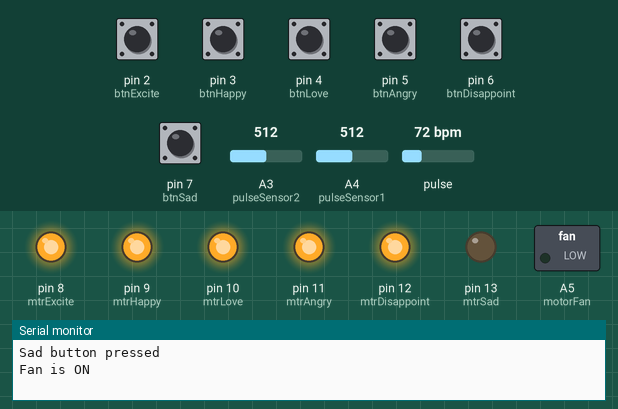
Recording of a sketch running on a simulated Arduino Uno, built with avr-gcc and run on an emulated ATmega328P. Parts: switched loads named in the sketch (green lamp = pin HIGH), output pins drawn as LEDs (lit = HIGH), the last lines printed to the serial monitor. The test bench sets the inputs (shaded band); at power-on: pin 2 (btnExcite), pin 3 (btnHappy), pin 4 (btnLove), pin 5 (btnAngry), pin 6 (btnDisappoint), pin 7 (btnSad) HIGH, A3 (pulseSensor2) = 512, A4 (pulseSensor1) = 512, pulse 72 bpm.

Above: at 1.2 s.
1.3 s: pin 5 (btnAngry) pulled LOW for 3 s
At 4.4 s:
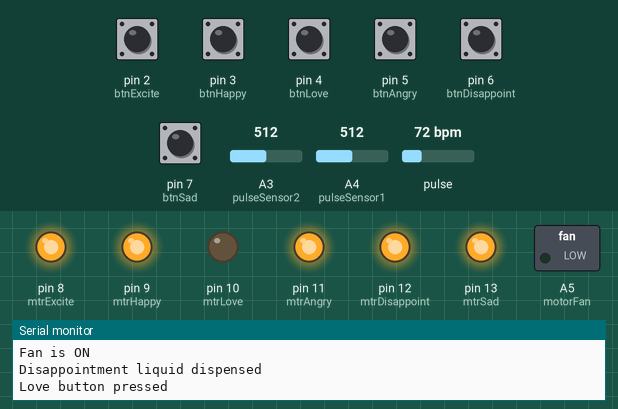
At 7.1 s:
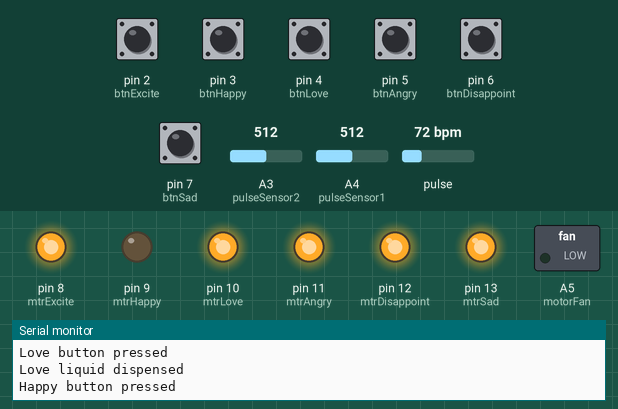
Timing chart, 0 to 39.5 s (numbered marks = the images above; inputs shaded):
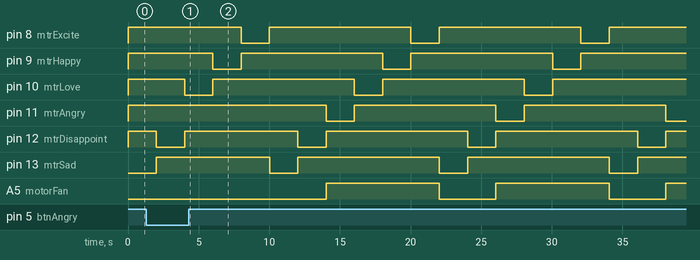

The sketch:

Data_Romantics.ino
```cpp
#define USE_ARDUINO_INTERRUPTS true
#include <PulseSensorPlayground.h>

PulseSensorPlayground pulseSensor;

int btnExcite = 2;
int btnHappy = 3;
int btnLove = 4;
int btnAngry = 5;
int btnDisappoint = 6;
int btnSad = 7;

int mtrExcite = 8;
int mtrHappy = 9;
int mtrLove = 10;
int mtrAngry = 11;
int mtrDisappoint = 12;
int mtrSad = 13;

int motorFan = A5;

int pulseSensor1 = A4;
int pulseSensor2 = A3;

int heart1;        // incoming raw data (signal value range 0-1024)
int heart2;
int threshold = 550;  // signal data to count as 'heart beat'


void setup() {

  Serial.begin(9600);

  pinMode(btnExcite, INPUT);
  pinMode(btnHappy, INPUT);
  pinMode(btnLove, INPUT);
  pinMode(btnAngry, INPUT);
  pinMode(btnDisappoint, INPUT);
  pinMode(btnSad, INPUT);

  pinMode(motorFan, OUTPUT);

  pinMode(mtrExcite, OUTPUT);
  pinMode(mtrHappy, OUTPUT);
  pinMode(mtrLove, OUTPUT);
  pinMode(mtrAngry, OUTPUT);
  pinMode(mtrDisappoint, OUTPUT);
  pinMode(mtrSad, OUTPUT);

  // PulseSensor
  pulseSensor.analogInput(pulseSensor1);
  pulseSensor.analogInput(pulseSensor2);
  pulseSensor.setThreshold(threshold);

}


void loop() {

  int myBPM = pulseSensor.getBeatsPerMinute();

  heart1 = analogRead(pulseSensor1);
  heart2 = analogRead(pulseSensor2);

  if (pulseSensor.sawStartOfBeat()) {
    Serial.println("Heartbeat BPM: ");
    Serial.print(myBPM);
  }

  if (digitalRead(motorFan) == HIGH && heart1 > threshold && heart2 > threshold) {
    digitalWrite(motorFan, LOW);
    Serial.println("Fan is OFF");
  }

  // Buttons for Emotion Diffuser
  if (digitalRead(btnSad) == LOW) {
    digitalWrite(mtrSad, HIGH);   // liquid dispenser is OFF
    digitalWrite(motorFan, HIGH);
  } else
  if (digitalRead(btnSad) == HIGH) {
    Serial.println("Sad button pressed");
    digitalWrite(motorFan, LOW);
    Serial.println("Fan is ON");
    digitalWrite(mtrSad, LOW);    // liquid dispenser is ON
    digitalWrite(mtrDisappoint, HIGH);
    digitalWrite(mtrAngry, HIGH);
    digitalWrite(mtrLove, HIGH);
    digitalWrite(mtrHappy, HIGH);
    digitalWrite(mtrExcite, HIGH);
    delay(2000);
    digitalWrite(mtrSad, HIGH);
    Serial.println("Sad liquid dispensed");

  }

  if (digitalRead(btnDisappoint) == LOW) {
    digitalWrite(mtrDisappoint, HIGH);
    digitalWrite(motorFan, HIGH);
  } else
  if (digitalRead(btnDisappoint) == HIGH) {
    Serial.println("Disappointment button pressed");
    digitalWrite(motorFan, LOW);
    Serial.println("Fan is ON");
    digitalWrite(mtrDisappoint, LOW);
    digitalWrite(mtrSad, HIGH);
    digitalWrite(mtrAngry, HIGH);
    digitalWrite(mtrLove, HIGH);
    digitalWrite(mtrHappy, HIGH);
    digitalWrite(mtrExcite, HIGH);
    delay(2000);
    digitalWrite(mtrDisappoint, HIGH);
    Serial.println("Disappointment liquid dispensed");
  }

  if (digitalRead(btnAngry) == LOW) {
    digitalWrite(mtrAngry, HIGH);
  } else
  if (digitalRead(btnAngry) == HIGH) {
    Serial.println("Angry button pressed");
    digitalWrite(motorFan, HIGH);
    Serial.println("Fan is ON");
    digitalWrite(mtrAngry, LOW);
    digitalWrite(mtrSad, HIGH);
    digitalWrite(mtrDisappoint, HIGH);
    digitalWrite(mtrLove, HIGH);
    digitalWrite(mtrHappy, HIGH);
    digitalWrite(mtrExcite, HIGH);
    delay(2000);
    digitalWrite(mtrAngry, HIGH);
    Serial.println("Angry liquid dispensed");
  }

  if (digitalRead(btnLove) == LOW) {
    digitalWrite(mtrLove, HIGH);
  } else
  if (digitalRead(btnLove) == HIGH) {
    Serial.println("Love button pressed");
    digitalWrite(mtrLove, LOW);
    digitalWrite(mtrSad, HIGH);
    digitalWrite(mtrDisappoint, HIGH);
    digitalWrite(mtrAngry, HIGH);
    digitalWrite(mtrHappy, HIGH);
    digitalWrite(mtrExcite, HIGH);
    delay(2000);
    digitalWrite(mtrLove, HIGH);
    Serial.println("Love liquid dispensed");
  }

  if (digitalRead(btnHappy) == LOW) {
    digitalWrite(mtrHappy, HIGH);
  } else
  if (digitalRead(btnHappy) == HIGH) {
    Serial.println("Happy button pressed");
    digitalWrite(mtrHappy, LOW);
    digitalWrite(mtrSad, HIGH);
    digitalWrite(mtrDisappoint, HIGH);
    digitalWrite(mtrAngry, HIGH);
    digitalWrite(mtrLove, HIGH);
    digitalWrite(mtrExcite, HIGH);
    delay(2000);
    digitalWrite(mtrHappy, HIGH);
    Serial.println("Happy liquid dispensed");
  }

  if (digitalRead(btnExcite) == LOW) {
    digitalWrite(mtrExcite, HIGH);
  } else
  if (digitalRead(btnExcite) == HIGH) {
    Serial.println("Excite button pressed");
    digitalWrite(mtrExcite, LOW);
    digitalWrite(mtrSad, HIGH);
    digitalWrite(mtrDisappoint, HIGH);
    digitalWrite(mtrAngry, HIGH);
    digitalWrite(mtrLove, HIGH);
    digitalWrite(mtrHappy, HIGH);
    delay(2000);
    digitalWrite(mtrExcite, HIGH);
    Serial.println("Excitement liquid dispensed");
  }
  delay(20);

}
```

Measured:
- by itself, pin 8 (mtrExcite), pin 9 (mtrHappy), pin 10 (mtrLove), pin 11 (mtrAngry): alternates HIGH for 10.0 s and LOW for 2.0 s
- by itself, pin 13 (mtrSad): repeats every 12.0 s: LOW 2.0 s, HIGH 10.0 s
- by itself, A5 (motorFan): alternates HIGH for 8.0 s and LOW for 4.0 s
